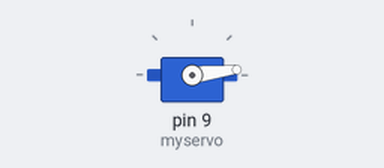
This sketch was run on a simulated Arduino Uno, built with avr-gcc and run on an emulated ATmega328P. Shown: servo.

Above: at 0.05 s.
At 0.85 s:
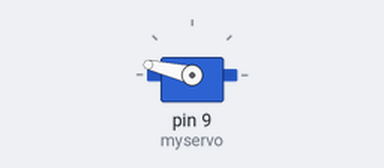
At 1.2 s:
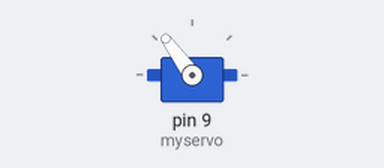
At 1.7 s:
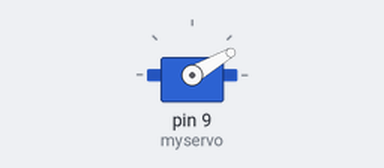
Timing chart, 0 to 4.2 s (numbered marks = the images above):
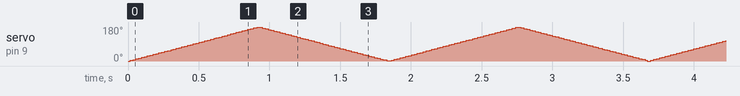

The sketch:

28-Servo.ino
```cpp
#include <Servo.h>

Servo myservo;  // 定义Servo对象来控制
int pos = 0;    // 角度存储变量

void setup() {
  myservo.attach(9);  // 控制线连接数字9
}

void loop() {
  for (pos = 0; pos <= 180; pos ++) { // 0°到180°
    // in steps of 1 degree
    myservo.write(pos);              // 舵机角度写入
    delay(5);                       // 等待转动到指定角度
  }
  for (pos = 180; pos >= 0; pos --) { // 从180°到0°
    myservo.write(pos);              // 舵机角度写入
    delay(5);                       // 等待转动到指定角度
  }
}
```
